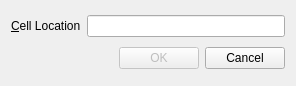
<?xml version="1.0" encoding="UTF-8"?>
<ui version="4.0">
 <class>Dialog</class>
 <widget class="QDialog" name="Dialog">
  <property name="geometry">
   <rect>
    <x>0</x>
    <y>0</y>
    <width>296</width>
    <height>86</height>
   </rect>
  </property>
  <property name="windowTitle">
   <string>Go To Cell</string>
  </property>
  <layout class="QVBoxLayout" name="verticalLayout">
   <item>
    <layout class="QHBoxLayout" name="horizontalLayout">
     <item>
      <widget class="QLabel" name="label">
       <property name="text">
        <string>&amp;Cell Location</string>
       </property>
       <property name="buddy">
        <cstring>lineEdit</cstring>
       </property>
      </widget>
     </item>
     <item>
      <widget class="QLineEdit" name="lineEdit"/>
     </item>
    </layout>
   </item>
   <item>
    <layout class="QHBoxLayout" name="horizontalLayout_2">
     <item>
      <spacer name="horizontalSpacer">
       <property name="orientation">
        <enum>Qt::Horizontal</enum>
       </property>
       <property name="sizeHint" stdset="0">
        <size>
         <width>40</width>
         <height>20</height>
        </size>
       </property>
      </spacer>
     </item>
     <item>
      <widget class="QPushButton" name="okButton">
       <property name="enabled">
        <bool>false</bool>
       </property>
       <property name="text">
        <string>OK</string>
       </property>
       <property name="default">
        <bool>true</bool>
       </property>
      </widget>
     </item>
     <item>
      <widget class="QPushButton" name="cancelButton">
       <property name="text">
        <string>Cancel</string>
       </property>
      </widget>
     </item>
    </layout>
   </item>
  </layout>
 </widget>
 <resources/>
 <connections/>
</ui>
